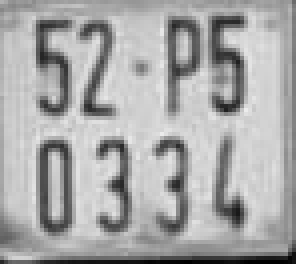
%> input picture Image/Positive/100.jpg, 74 x 66 px (shown 4 times larger); its folder holds 4 pictures in this run
$ octave trainDetector.m   (GNU Octave 9; MATLAB toolbox functions it lacks are replaced by stand-ins)
%> lines starting %> are read from the running program, lines starting %| are printed output that depends on the picture
### common/getImagesInDir.m
function fileList = getImagesInDir(imgDir, addDir)
%> called with imgDir = './Images/Training/Positive/', addDir = true
    dirData = dir(imgDir);

    dirIndex = [dirData.isdir];

    initList = {dirData(~dirIndex).name};

    fileList = {};

    imgNum = 1;

    % For each file in the directory...
    for i = 1 : length(initList)

        % Get the next filename.
        imgFile = char(initList(i));

        % Grab the filename's extension.
        if (length(imgFile) <= 3)
            continue;
        else
            extension = imgFile((length(imgFile) - 2) : length(imgFile));
        end

        % If this is an image file...
        if (strcmp(extension, 'png') == 1) || ...
           (strcmp(extension, 'PNG') == 1) || ...
           (strcmp(extension, 'jpg') == 1) || ...
           (strcmp(extension, 'JPG') == 1)

            % Add the path if requested.
			if (addDir == true)
				imgFile = strcat(imgDir, imgFile);
            end

            % Add the file to the output list.
			fileList{imgNum} = imgFile;

            imgNum = imgNum + 1;
        end
    end
%> further down, img is the input picture: size 66x74 uint8; min 0, max 236, mean 168
end

### getHOGDescriptor.m
function H = getHOGDescriptor(hog, img)

% Empty vector to store computed descriptor.
H = [];

% Verify the input image size matches the HOG parameters.
assert(isequal(size(img), hog.winSize))

% ===============================
%    dao ham
% ===============================
hx = [-1,0,1];
hy = hx';

dx = filter2(hx, double(img));
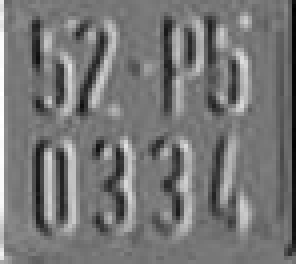
%> dx: size 66x74 double (shown 4 times larger); min -179, max 204, mean -0.5; drawn with min black and max white
dy = filter2(hy, double(img));
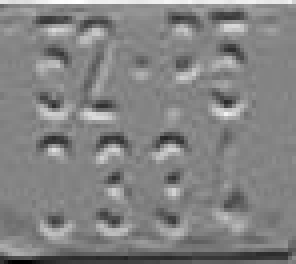
%> dy: size 66x74 double (shown 4 times larger); min -210, max 194, mean -2; drawn with min black and max white

dx = dx(2 : (size(dx, 1) - 1), 2 : (size(dx, 2) - 1));
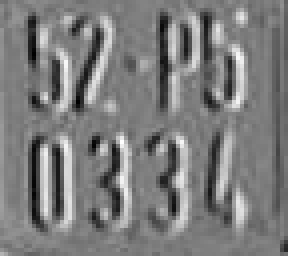
%> dx: size 64x72 double (shown 4 times larger); min -156, max 161, mean -0.9; drawn with min black and max white
dy = dy(2 : (size(dy, 1) - 1), 2 : (size(dy, 2) - 1));
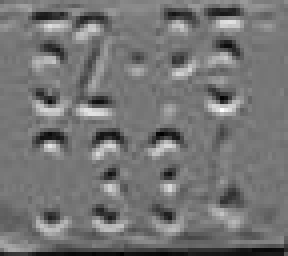
%> dy: size 64x72 double (shown 4 times larger); min -151, max 172, mean -3.2; drawn with min black and max white


angles = atan2(dy, dx);
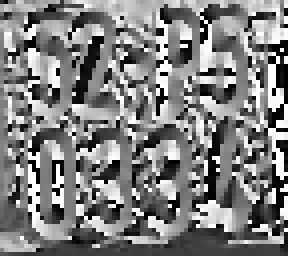
%> angles: size 64x72 double (shown 4 times larger); min -3.13, max 3.14, mean 0.0149; drawn with min black and max white
magnit = ((dy.^2) + (dx.^2)).^.5;
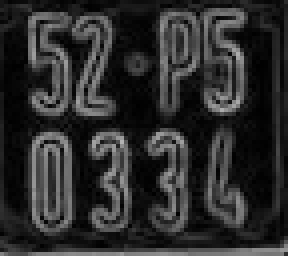
%> magnit: size 64x72 double (shown 4 times larger); min 0, max 179.3, mean 44.6

% =================================
%     Compute Cell Histograms
% =================================

histograms = zeros(hog.numVertCells, hog.numHorizCells, hog.numBins);

% For each cell in the y-direction...
for row = 0:(hog.numVertCells - 1)

    rowOffset = (row * hog.cellSize) + 1;

    % For each cell in the x-direction...
    for col = 0:(hog.numHorizCells - 1)

        colOffset = (col * hog.cellSize) + 1;

        % Compute the indices of the pixels within this cell.
        rowIndeces = rowOffset : (rowOffset + hog.cellSize - 1);
        colIndeces = colOffset : (colOffset + hog.cellSize - 1);

        % Select the angles and magnitudes for the pixels in this cell.
        cellAngles = angles(rowIndeces, colIndeces);
        cellMagnitudes = magnit(rowIndeces, colIndeces);

        histograms(row + 1, col + 1, :) = getHistogram(cellMagnitudes(:), cellAngles(:), hog.numBins);
    end

end

% ===================================
%      chuan hoa block
% ===================================
for row = 1:(hog.numVertCells - 1)
    for col = 1:(hog.numHorizCells - 1)
        blockHists = histograms(row : row + 1, col : col + 1, :);

        magnitude = norm(blockHists(:)) + 0.01;

        normalized = blockHists / magnitude;

        H = [H; normalized(:)];
    end
end
%> after the loop, H = 2016 values, max 0.745 at index 1370, min 0 at index 340, mean 0.112

end

### common/printIteration.m
function  printIteration(iter)
%PRINTITERATION Prints current iteration at the end of a line.
%
    if (iter == 1)
        fprintf('%5d', iter);
        if exist('OCTAVE_VERSION') fflush(stdout); end;
    else
        fprintf('\b\b\b\b\b%5d', iter);
        if exist('OCTAVE_VERSION') fflush(stdout); end;
    end

end

### svm/train_svm.m
function theta = train_svm(trainXC, trainY, C)

  numClasses = max(trainY);
  w0 = zeros(size(trainXC,2)*numClasses, 1);
  w = minFunc(@my_l2svmloss, w0, struct('MaxIter', 1000, 'MaxFunEvals', 1000), ...
              trainXC, trainY, numClasses, C);

  theta = reshape(w, size(trainXC,2), numClasses);

% 1-vs-all L2-svm loss function;  similar to LibLinear.
% [15 lines left out: function my_l2svmloss, not called in this run]

  %[v,i] = max(X*theta,[],2);
  %sum(i ~= y) / length(y)

### trainDetector.m
addpath('./common/');
addpath('./svm/');
addpath('./svm/minFunc/');

hog.numBins = 9;

hog.numHorizCells = 9;
hog.numVertCells = 8;

hog.cellSize = 8;

hog.winSize = [(hog.numVertCells * hog.cellSize + 2), ...
               (hog.numHorizCells * hog.cellSize + 2)];

%%
posFiles = getImagesInDir('./Images/Training/Positive/', true);
negFiles = getImagesInDir('./Images/Training/Negative/', true);

y_train = [ones(length(posFiles), 1); zeros(length(negFiles), 1)];

fileList = [posFiles, negFiles];

% 7x8 blocks, 1 block = 4 cell(2x2), 1 cell = 9 bin => 7x8x4x9 = 2016.
X_train = zeros(length(fileList), 2016);

fprintf('Computing descriptors for %d training windows: ', length(fileList));

for i = 1 : length(fileList)

    imgFile = char(fileList(i));

    printIteration(i);

    img = imread(imgFile);

    H = getHOGDescriptor(hog, img);

    X_train(i, :) = H';
end
%> pass 2 of the loop `for i = 1 : length(fileList)`:
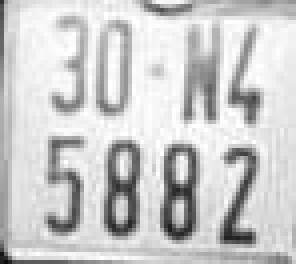
%> input picture Image/Positive/103.jpg, 74 x 66 px (shown 4 times larger)
%> img is the input picture: size 66x74 uint8; min 11, max 255, mean 202.8
%> in getHOGDescriptor (call 2), `angles = atan2(dy, dx);`:
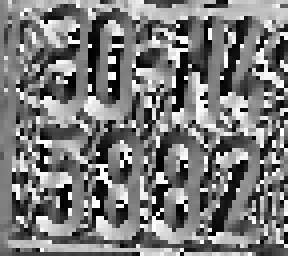
%> angles: size 64x72 double (shown 4 times larger); min -3.13, max 3.14, mean -0.135; drawn with min black and max white
%> in getHOGDescriptor (call 2), `magnit = ((dy.^2) + (dx.^2)).^.5;`:
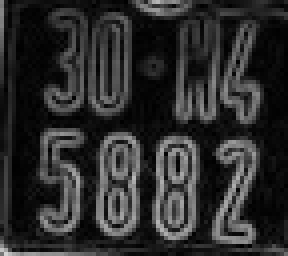
%> magnit: size 64x72 double (shown 4 times larger); min 0, max 210, mean 44.5
%> after the loop in getHOGDescriptor (call 2), `for row = 1:(hog.numVertCells - 1)`: H = 2016 values, max 0.819 at index 40, min 0 at index 376, mean 0.107
%> pass 3 of the loop `for i = 1 : length(fileList)`:
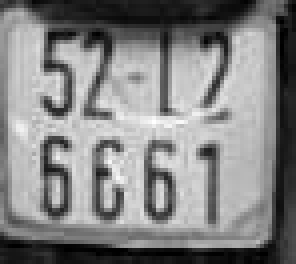
%> input picture Image/Positive/107.jpg, 74 x 66 px (shown 4 times larger)
%> img is the input picture: size 66x74 uint8; min 0, max 255, mean 131.3
%> in getHOGDescriptor (call 3), `angles = atan2(dy, dx);`:
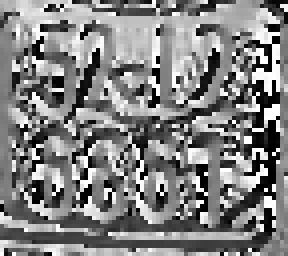
%> angles: size 64x72 double (shown 4 times larger); min -3.13, max 3.14, mean 0.0649; drawn with min black and max white
%> in getHOGDescriptor (call 3), `magnit = ((dy.^2) + (dx.^2)).^.5;`:
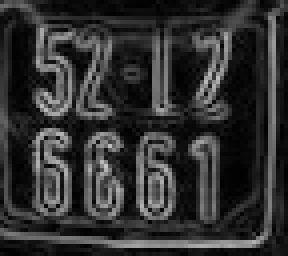
%> magnit: size 64x72 double (shown 4 times larger); min 0, max 198.6, mean 48.8
%> after the loop in getHOGDescriptor (call 3), `for row = 1:(hog.numVertCells - 1)`: H = 2016 values, max 0.891 at index 797, min 0 at index 264, mean 0.113
%> the loop made 4 passes; the first 3 are shown

fprintf('\n');

%%
% Train

fprintf('\nTraining linear SVM classifier...\n');

hog.theta = train_svm(X_train, y_train, 1.0);
%> the run ends on the next line
